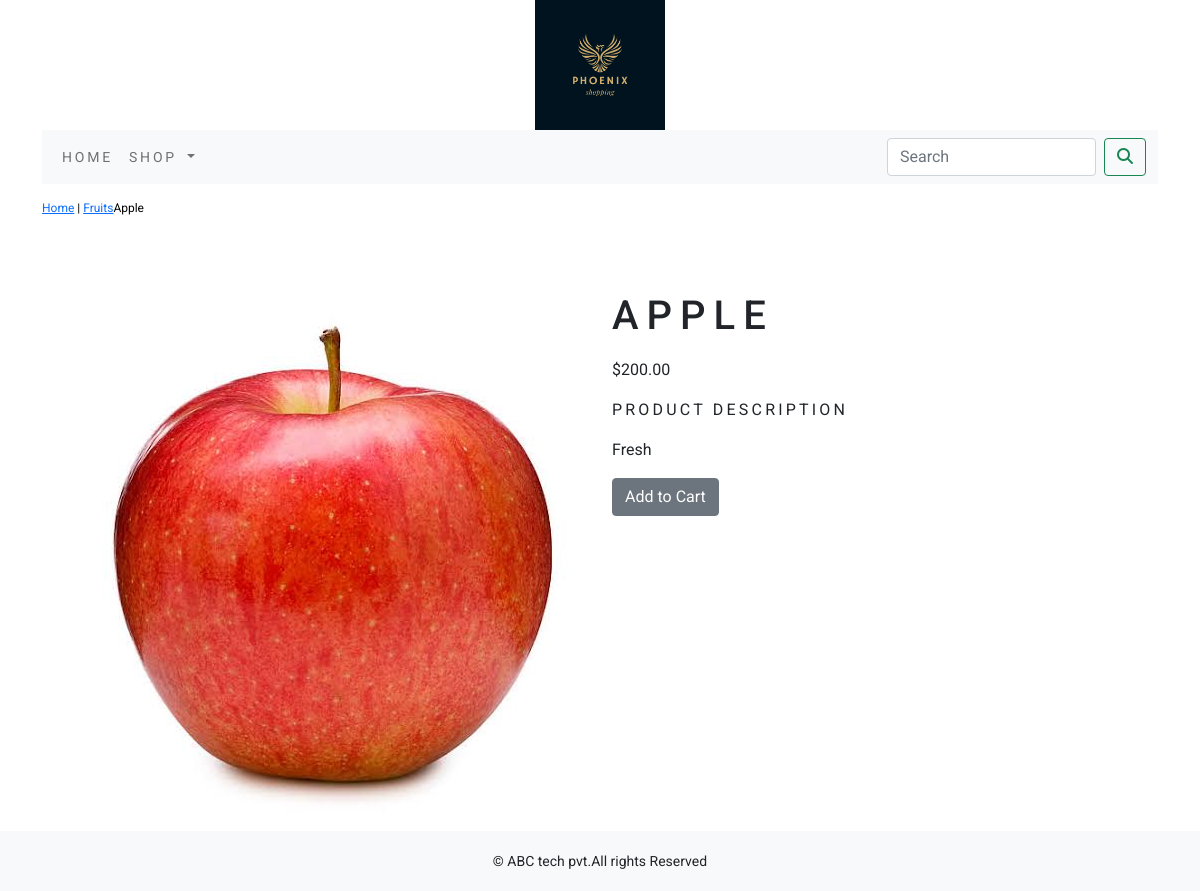
The page /shop/fruits/apple/ on the database its author committed.
### shop/models.py (models this page shows, shortened)
class Product(models.Model):
    name=models.CharField(max_length=250,unique=True)
    slug=models.SlugField(max_length=250,unique=True)
    description=models.TextField(blank=True)
    price=models.DecimalField(max_digits=10,decimal_places=2)
    category=models.ForeignKey(Category,on_delete=models.CASCADE)
    image=models.ImageField(upload_to='product',blank=True)
    stock=models.IntegerField()
    available=models.BooleanField(default=True)
    created=models.DateTimeField(auto_now_add=True)
    updated=models.DateTimeField(auto_now=True)
    class Meta:
        ordering = ('name',)
        verbose_name = 'product'
        verbose_name_plural = 'products'

class Category(models.Model):
    name=models.CharField(max_length=250,unique=True)
    slug=models.SlugField(max_length=250,unique=True)
    description=models.TextField(blank=True)
    image=models.ImageField(upload_to='category',blank=True)
    class Meta:
        ordering=('name',)
        verbose_name='category'
        verbose_name_plural='categories'
    def get_url(self):
        return reverse('shop:product_by_category',args=[self.slug])
    def __str__(self):
        return '{}'.format(self.name)

### shop/views.py (the view)
# urls.py: path('<slug:c_slug>/<slug:product_slug>/',views.proDetail,name='prodCatdetail')
def proDetail(request,c_slug,product_slug):
    try:
        product=Product.objects.get(category__slug=c_slug,slug=product_slug)
    except Exception as e:
        raise e
    return render(request,'product.html',{'product':product})

### cart/context_processors.py (called while the page is built)
def counter(request):
    item_count=0
    if 'admin' in request.path:
        return{}
    else:
        try:
            cart=Cart.objects.filter(cart_id=cart_id(request))
            cart_items=CartItem.objects.all().filter(cart=cart[:1])
            for cart_item in cart_items:
                item_count += cart_item.quantity
        except Cart.DoesNotExist:
            item_count =0
    return dict(item_count=item_count)

### cart/views.py (called while the page is built)
def cart_id(request):
    cart=request.session.session_key
    if not cart:
        cart=request.session.create()
    return cart

### shop/context_processors.py (called while the page is built)
def menu_links(request):
    links=Category.objects.all()
    return dict(links=links)

### templates/product.html (shortened to what this page needs)
{% extends 'base.html' %}
{% load static %}
{% block content %}
<div class="row my_prod_row_class">
    <div class="mx_auto">
        <p><a href="{% url 'shop:allProdCat' %}">Home</a>  | <a href="{{product.category.get_url}}">{{product.category}}</a>{{product.name}}</p>
    </div>
</div>
<div class="container">
<br>
<div class="row">
    <div class="col-12 col-sm-12 col-md-12 col-lg-6 text-center">
        <div style="min-width:18rem">
            <img src="{{product.image.url}}" alt="{{product.name}}">
        </div>
    </div>
        <div class="col-12 col-sm-12 col-md-12 col-lg-6">
            <div>
            <h1 class="my_prod_title">{{product.name}}</h1>
            <p>${{product.price}}</p>
            <p class="my_title">Product Description</p>
            <p class="text-justify my_prod_text">{{product.description}}</p>
            {% if product.stock <= 0 %}
            <p class="text-justify my_prod_text"><b>Out Of Stock</b></p>
            {% else %}
            <a class="btn btn-secondary" href="{% url 'cart:add_cart' product.id %}">Add to Cart</a>
            {% endif %}
        </div>
    </div>
</div>
</div>
</div>
{% endblock %}

### static/css/custom.css (style rules this page uses)
body { font-family: 'Roboto', sans-serif; }
.my_title { font-size:16px; text-transform:uppercase; letter-spacing:.2em; }
.my_prod_row_class { padding-top:15px; padding-bottom:20px; }
.my_prod_row_class .mx_auto { color:#000; font-size:12px; text-decoration:none; }
.my_prod_title { font-size:16x; text-transform:uppercase; letter-spacing:.2em; padding-top:15px; padding-bottom:10px; }
.my_prod_text { padding-right:20px; }

### rows shown on the page
Product: category "Fruits", name "Apple", image (picture), name "APPLE", price "200.00", description "Fresh"
